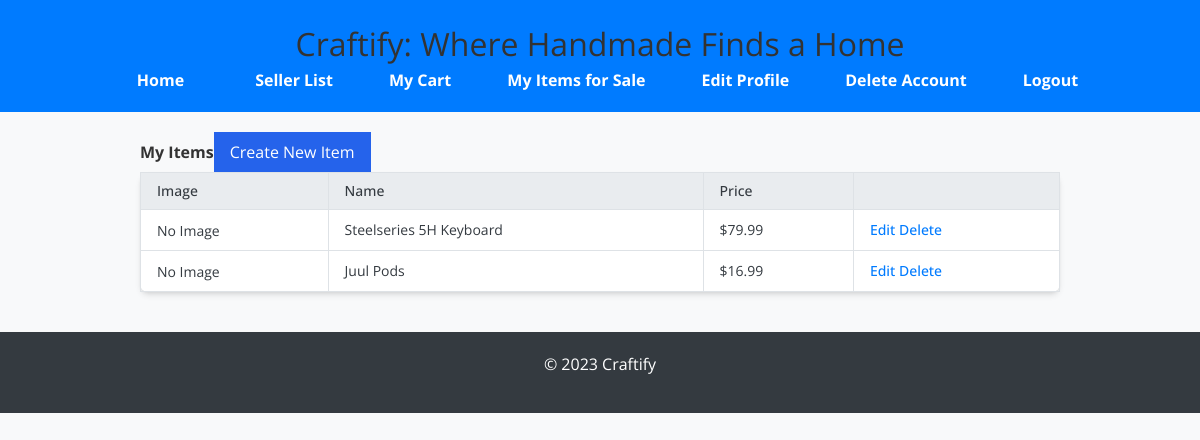
The page /items/my/ (signed in) on the database its author committed.
### craftify/models/item_controller.py (models this page shows, shortened)
class Item(models.Model):
    name = models.CharField(max_length=255)
    description = models.TextField()
    price = models.DecimalField(
        max_digits=10,
        decimal_places=2,
        default=0.01,
        validators=[
            MinValueValidator(0.01)
        ]
    )
    quantity = models.PositiveIntegerField(
        validators=[
            MinValueValidator(1)
        ]
    )
    created_at = models.DateTimeField(auto_now_add=True)
    seller = models.ForeignKey(settings.AUTH_USER_MODEL, on_delete=models.CASCADE, related_name='items_for_sale')
    image = models.ImageField(upload_to='item_images/', null=True, blank=True)
    category = models.CharField(max_length=100, null=True, blank=True)
    class Meta:
        ordering = ['-created_at']
        verbose_name = "Item"
        verbose_name_plural = "Items"
        indexes = [
            models.Index(fields=['seller']),
            models.Index(fields=['name']),
        ]
        unique_together = ('seller', 'name')

### craftify/views/item_views.py (the view)
# urls.py: path('items/my/', item_views.my_items, name='my_items'),
@login_required
def my_items(request):
    items = Item.objects.filter(seller=request.user).order_by('-created_at')
    return render(request, 'my_items.html', {'items': items})

### craftify/templates/my_items.html (shortened to what this page needs)
{% extends 'base.html' %}
{% block content %}
<div class="container mx-auto py-8 px-4 sm:px-6 lg:px-8">
    <div class="flex items-center justify-between mb-6">
        <h1 class="text-2xl font-bold text-gray-800">My Items</h1>
        <a href="{% url 'item_create' %}" class="inline-block bg-blue-600 text-white px-4 py-2 rounded hover:bg-blue-700 focus:outline-none focus:ring-2 focus:ring-blue-500 focus:ring-offset-2">
            Create New Item
        </a>
    </div>
    {% if items %}
        <div class="overflow-x-auto bg-white shadow-md rounded-lg p-4">
            <table class="min-w-full divide-y divide-gray-200">
                <thead>
                    <tr>
                        <th scope="col" class="px-4 py-2 text-left text-sm font-medium text-gray-700 uppercase tracking-wider">
                            Image
                        </th>
                        <th scope="col" class="px-4 py-2 text-left text-sm font-medium text-gray-700 uppercase tracking-wider">
                            Name
                        </th>
                        <th scope="col" class="px-4 py-2 text-left text-sm font-medium text-gray-700 uppercase tracking-wider">
                            Price
                        </th>
                        <th scope="col" class="px-4 py-2"></th>
                    </tr>
                </thead>
                <tbody class="divide-y divide-gray-200">
                    {% for item in items %}
                        <tr>
                            <td class="px-4 py-2 whitespace-nowrap">
                                {% if item.image %}
                                    <img src="{{ item.image.url }}" alt="{{ item.name }}" class="h-16 w-16 object-cover rounded" />
                                {% else %}
                                    <span class="text-gray-500 text-sm">No Image</span>
                                {% endif %}
                            </td>
                            <td class="px-4 py-2 whitespace-nowrap text-sm text-gray-800 font-semibold">
                                {{ item.name }}
                            </td>
                            <td class="px-4 py-2 whitespace-nowrap text-sm text-gray-800">
                                ${{ item.price }}
                            </td>
                            <td class="px-4 py-2 whitespace-nowrap text-right text-sm font-medium">
                                <a href="{% url 'item_edit' item.id %}" class="text-blue-600 hover:text-blue-800 mr-4">Edit</a>
                                <a href="{% url 'item_delete' item.id %}" class="text-red-600 hover:text-red-800">Delete</a>
                            </td>
                        </tr>
                    {% endfor %}
                </tbody>
            </table>
        </div>
    {% else %}
        <p class="text-gray-600">You haven’t listed any items yet. Click the “Create New Item” button to get started!</p>
    {% endif %}
</div>
{% endblock %}

### craftify-frontend/public/styles.css (style rules this page uses)
html, :host { line-height: 1.5; -webkit-text-size-adjust: 100%; -moz-tab-size: 4; -o-tab-size: 4; tab-size: 4; font-family: ui-sans-serif, system-ui, sans-serif, "Apple Color Emoji", "Segoe UI Emoji", "Segoe UI Symbol", "Noto Color Emoji"; font-feature-settings: normal; font-variation-settings: normal; -webkit-tap-highlight-color: transparent; }
body { margin: 0; line-height: inherit; font-family: 'Open Sans', sans-serif; background-color: #f8f9fa; color: #343a40; margin: 0; padding: 0; }
h1, h2, h3, h4, h5, h6 { font-size: inherit; font-weight: inherit; margin-top: 0; color: #333; }
a { color: #007bff; text-decoration: none; }
table { text-indent: 0; border-color: inherit; border-collapse: collapse; }
blockquote, dl, dd, h1, h2, h3, h4, h5, h6, hr, figure, p, pre { margin: 0; }
.flex { display: flex; }
.items-center { align-items: center; }
.rounded-lg { border-radius: 0.5rem; }
.bg-blue-600 { --tw-bg-opacity: 1; background-color: rgb(37 99 235 / var(--tw-bg-opacity, 1)); }
.bg-white { --tw-bg-opacity: 1; background-color: rgb(255 255 255 / var(--tw-bg-opacity, 1)); }
.px-4 { padding-left: 1rem; padding-right: 1rem; }
.py-2 { padding-top: 0.5rem; padding-bottom: 0.5rem; }
.text-sm { font-size: 0.875rem; line-height: 1.25rem; }
.font-bold { font-weight: 700; }
.font-medium { font-weight: 500; }
.text-white { --tw-text-opacity: 1; color: rgb(255 255 255 / var(--tw-text-opacity, 1)); }
.shadow-md { --tw-shadow: 0 4px 6px -1px rgb(0 0 0 / 0.1), 0 2px 4px -2px rgb(0 0 0 / 0.1); --tw-shadow-colored: 0 4px 6px -1px var(--tw-shadow-color), 0 2px 4px -2px var(--tw-shadow-color); box-shadow: var(--tw-ring-offset-shadow, 0 0 #0000), var(--tw-ring-shadow, 0 0 #0000), var(--tw-shadow); }
@media (min-width: 640px) { .sm\:px-6 { padding-left: 1.5rem; padding-right: 1.5rem; } }
@media (min-width: 1024px) { .lg\:px-8 { padding-left: 2rem; padding-right: 2rem; } }
body { font-family: 'Open Sans', sans-serif; background-color: #f8f9fa; color: #343a40; margin: 0; padding: 0; }
h1, h2, h3, h4, h5, h6 { margin-top: 0; color: #333; }
.container { width: 80%; margin: 0 auto; padding: 20px; }
.container { max-width: 1200px; margin: 0 auto; padding: 20px; }
table { width: 100%; border-collapse: collapse; margin-bottom: 20px; }
table th, table td { padding: 10px; border: 1px solid #dee2e6; }
table th { background-color: #e9ecef; text-align: left; }

### rows shown on the page
Item: image "No Image", name "Steelseries 5H Keyboard", price "79.99"
Item: image "No Image", name "Juul Pods", price "16.99"
